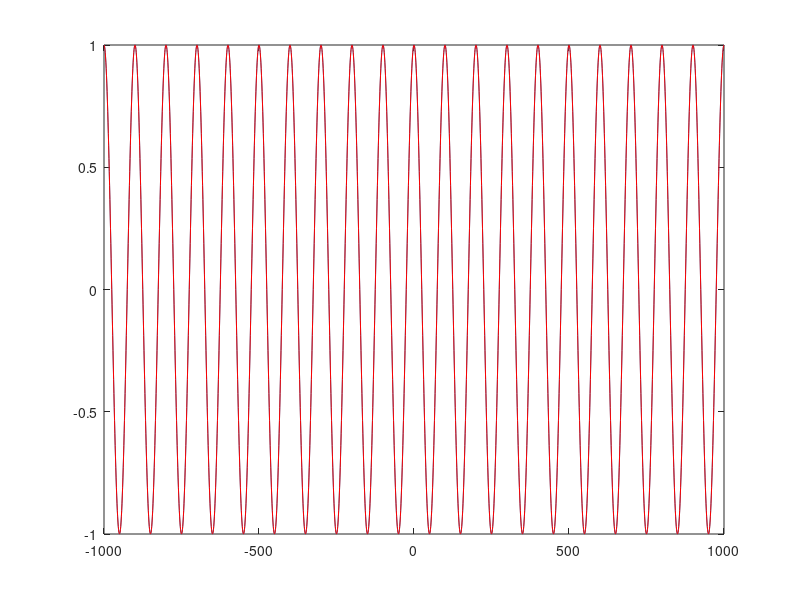

This chart was generated by the following MATLAB code:

n = -1000:1000;
x = exp(j * 2 * pi * 0.01 * n);
plot(n, real(x));
y = exp(j * 2 * pi * 2.01 * n);
hold
plot(n, real(y), 'r')


